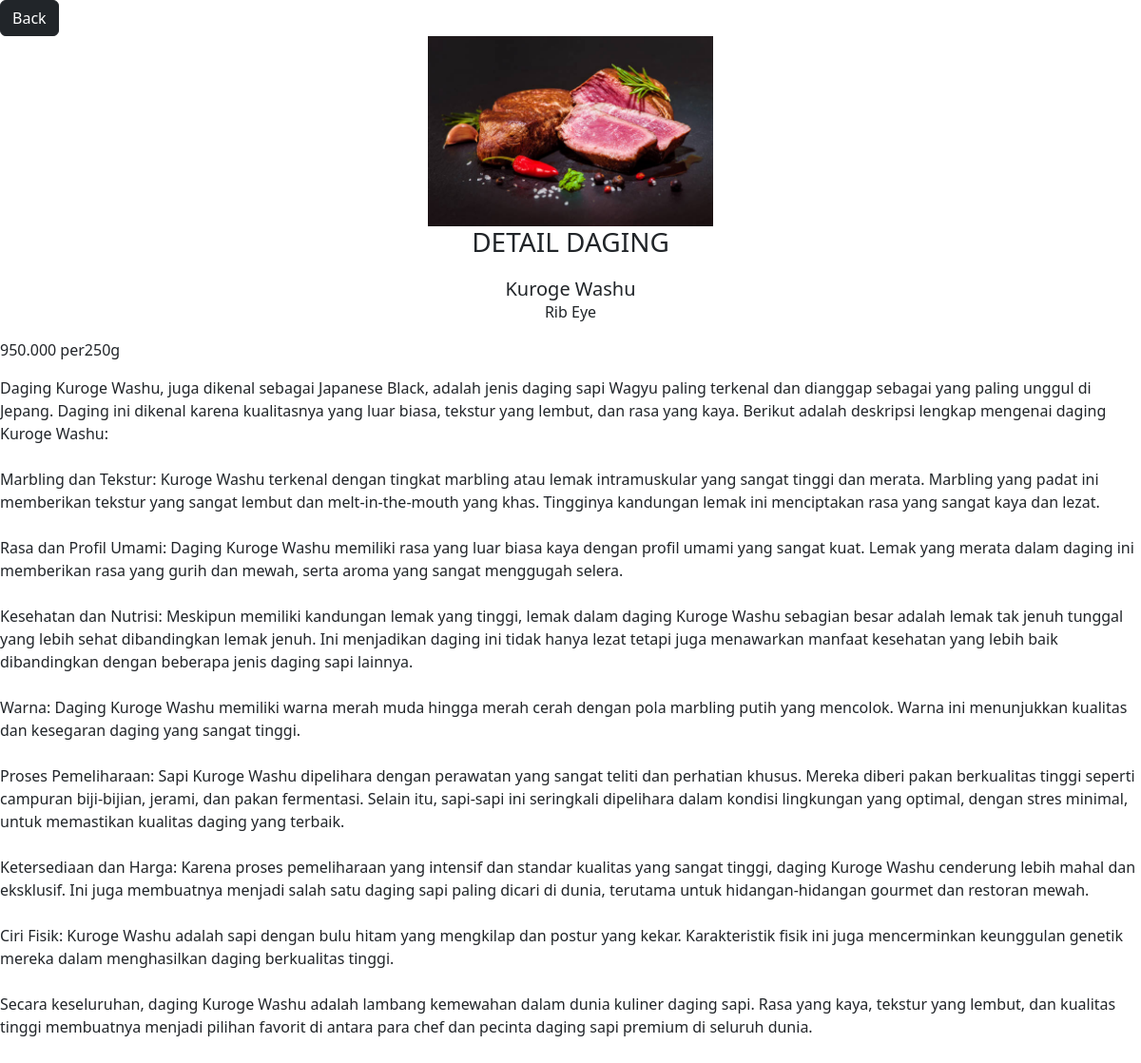
/detail.php?id=16, run on the app's committed database.
### tables this page shows
CREATE TABLE `healthy` (
  `id` int NOT NULL,
  `gambar` varchar(255) NOT NULL,
  `nama` varchar(255) NOT NULL,
  `potongan` varchar(255) NOT NULL,
  `harga` varchar(255) NOT NULL,
  `detail` varchar(10000) NOT NULL,
  `kategori_id` int NOT NULL
);

### functions.php (called while the page is built, shortened)
<?php
function koneksi()
{
 $db =  mysqli_connect('localhost','root','','pw2024_tubes_233040052') or die ('koneksi ke DB gagal');
    return $db;
}
function query($sql) {
    $conn= koneksi ();
$result = mysqli_query($conn,$sql) or die (mysqli_error($conn));
$rows = [];
while($row = mysqli_fetch_assoc($result)) {
 $rows[] =$row;
}
return $rows;
}

### detail.php (the view, shortened to what this page needs)
<?php
require 'functions.php';
$id = $_GET['id'];
$wgy = query("SELECT * FROM healthy WHERE id = $id")[0];
?>
<!doctype html>
<html lang="en">
<head>
    <link href="https://cdn.jsdelivr.net/npm/bootstrap@5.3.3/dist/css/bootstrap.min.css" rel="stylesheet">
</head>
<body>
    <a href="index.php" class="btn btn-dark" style="margin:px;">Back</a>
    <div class="d-flex justify-content-center">
        <img src="img/<?= $wgy["gambar"]; ?>" width="300px" class="d-flex">
    </div>
    <h3 style="text-align:center; margin-bottom: 20px;">DETAIL DAGING</h3>
    <h5 class="card-title text-center"><?= $wgy["nama"]; ?></h5>
    <p style="text-align:center;"><?= $wgy["potongan"]; ?></p>
    <p><?= $wgy["harga"]; ?></p>
    <p><?= $wgy["detail"]; ?></p>
</body>
</html>

### data on the page
healthy: gambar (picture), nama "Kuroge Washu", potongan "Rib Eye", harga "950.000 per250g", detail "Daging Kuroge Washu, juga dikenal sebagai Japanese Black, adalah jenis daging sapi Wagyu paling terkenal dan dianggap sebagai yang paling unggul di Jepang. Daging ini dikenal karena kualitasnya yang luar biasa, tekstur yang lembut, dan rasa yang kaya. Berikut adalah deskripsi lengkap mengenai daging Kuroge Washu: Marbling dan Tekstur: Kuroge Washu terkenal dengan tingkat marbling atau lemak intramuskular yang sangat tinggi dan merata. Marbling yang padat ini memberikan tekstur yang sangat lembut dan melt-in-the-mouth yang khas. Tingginya kandungan lemak ini menciptakan rasa yang sangat kaya dan lezat. Rasa dan Profil Umami: Daging Kuroge Washu memiliki rasa yang luar biasa kaya dengan…"
